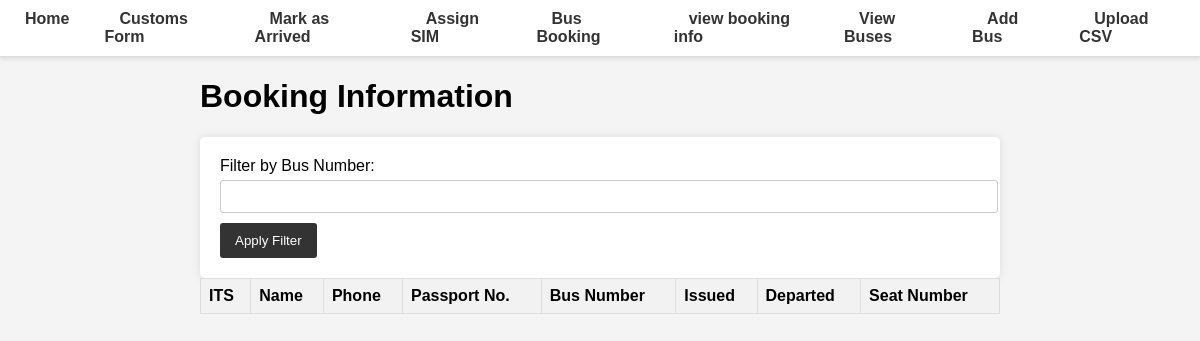
/view-booking-info/, run on an earlier commit of the app's database.
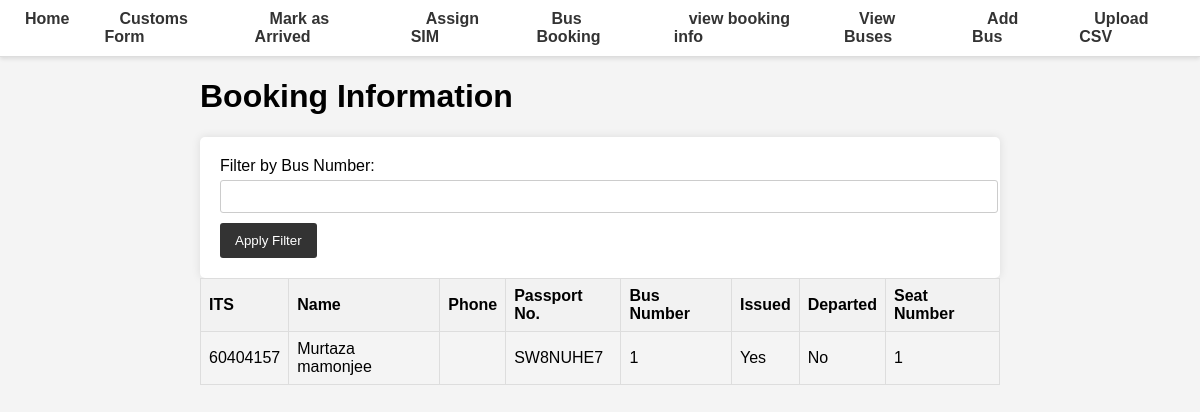
And on a later commit of the database.
### database.py (models this page shows, shortened)
class BookingInfo(Base):
    __tablename__ = "booking_info"
    Mode = Column(Integer, primary_key=True, index=True)
    ITS = Column(Integer, ForeignKey('master.ITS'), primary_key=True, index=True)
    Issued = Column(Boolean)
    Departed = Column(Boolean)
    Self_Issued = Column(Boolean, default=False)
    seat_number = Column(Integer)  # Add seat number column
    bus_number = Column(Integer)  # Add bus number column

class Master(Base):
    __tablename__ = "master"
    ITS = Column(Integer, primary_key=True, index=True)
    first_name = Column(String, index=True)
    middle_name = Column(String, index=True)
    last_name = Column(String, index=True)
    DOB = Column(Date)
    passport_No = Column(String, unique=True, index=True)
    passport_Expiry = Column(Date, index=True)
    Visa_No = Column(String, index=True)
    Mode_of_Transport = Column(String, index=True)
    phone = Column(String, index=True)
    arrived = Column(Boolean, default=False)
    timestamp = Column(DateTime, default=func.now())

### main.py (the view)
@app.get("/view-booking-info/", response_class=HTMLResponse)
async def view_booking_info(request: Request, bus_number: Optional[int] = Query(None), db: Session = Depends(get_db)):
    if bus_number:
        booking_info = db.query(BookingInfo, Master).join(Master).filter(BookingInfo.bus_number == bus_number).all()
    else:
        booking_info = db.query(BookingInfo, Master).join(Master).all()
    return templates.TemplateResponse("view_booking_info.html", {"request": request, "booking_info": booking_info})

### templates/view_booking_info.html
{% extends "base.html" %}
{% block content %}
<h1>Booking Information</h1>
<form method="get" action="/view-booking-info/">
    <label for="bus_number">Filter by Bus Number:</label>
    <input type="number" id="bus_number" name="bus_number">
    <button type="submit">Apply Filter</button>
</form>
<table>
    <thead>
        <tr>
            <th>ITS</th>
            <th>Name</th>
            <th>Phone</th>
            <th>Passport No.</th>
            <th>Bus Number</th>
            <th>Issued</th>
            <th>Departed</th>
            <th>Seat Number</th>
        </tr>
    </thead>
    <tbody>
        {% for booking, master in booking_info %}
        <tr>
            <td>{{ booking.ITS }}</td>
            <td>{{ master.first_name }} {{ master.last_name }}</td>
            <td>{{ master.phone }}</td>
            <td>{{ master.passport_No }}</td>
            <td>{{ booking.bus_number }}</td>
            <td>{{ "Yes" if booking.Issued else "No" }}</td>
            <td>{{ "Yes" if booking.Departed else "No" }}</td>
            <td>{{ booking.seat_number }}</td>
        </tr>
        {% endfor %}
    </tbody>
</table>
{% endblock %}

### templates/base.html (shortened to what this page needs)
<!DOCTYPE html>
<html lang="en">
<head>
    <link rel="stylesheet" href="/static/styles.css">
</head>
<body>
    <nav>
        <ul>
            <li><a href="/">Home</a></li>
            <li><a href="/master-form">Customs Form</a></li>
            <li><a href="/mark-as-arrived-form/">Mark as Arrived</a></li>
            <li><a href="/assign-sim-form">Assign SIM</a></li>
            <li><a href = "/bus-booking/">Bus Booking </a></li>
            <li><a href="/view-booking-info/">view booking info</a></li>
            <li><a href="/view-buses/">View Buses</a></li>
            <li><a href="/add-bus/">Add Bus</a></li>
            <li><a href="/upload-csv/">Upload CSV</a></li>
        </ul>
    </nav>
    <div class="container">
        {% block content %}{% endblock %}
    </div>
</body>
</html>

### static/styles.css (style rules this page uses)
body { font-family: Arial, sans-serif; margin: 0; padding: 0; background-color: #f4f4f4; }
nav { background-color: #fff; border-bottom: 1px solid #ddd; padding: 10px; display: flex; justify-content: center; box-shadow: 0 2px 4px rgba(0, 0, 0, 0.1); }
nav ul { list-style: none; margin: 0; padding: 0; display: flex; gap: 20px; }
nav ul li { display: inline; }
nav a { color: #333; text-decoration: none; font-weight: bold; padding: 10px 15px; border-radius: 3px; transition: background-color 0.3s, color 0.3s; }
.container { max-width: 800px; margin: 0 auto; }
form { background-color: #fff; padding: 20px; border-radius: 5px; box-shadow: 0 0 10px rgba(0, 0, 0, 0.1); }
form label { display: block; margin-bottom: 5px; }
form input, form select { width: 100%; padding: 8px; margin-bottom: 10px; border: 1px solid #ccc; border-radius: 3px; }
form button { background-color: #333; color: #fff; padding: 10px 15px; border: none; border-radius: 3px; cursor: pointer; transition: background-color 0.3s; }
table { width: 100%; border-collapse: collapse; margin-bottom: 20px; }
table, th, td { border: 1px solid #ddd; }
th, td { padding: 8px; text-align: left; }
th { background-color: #f2f2f2; }

What changed in the data, as far as the page shows it:
added BookingInfo: ITS "60404157", first_name "Murtaza", last_name "mamonjee", passport_No "SW8NUHE7", bus_number "1", Issued "Yes", Departed "No", seat_number "1"
